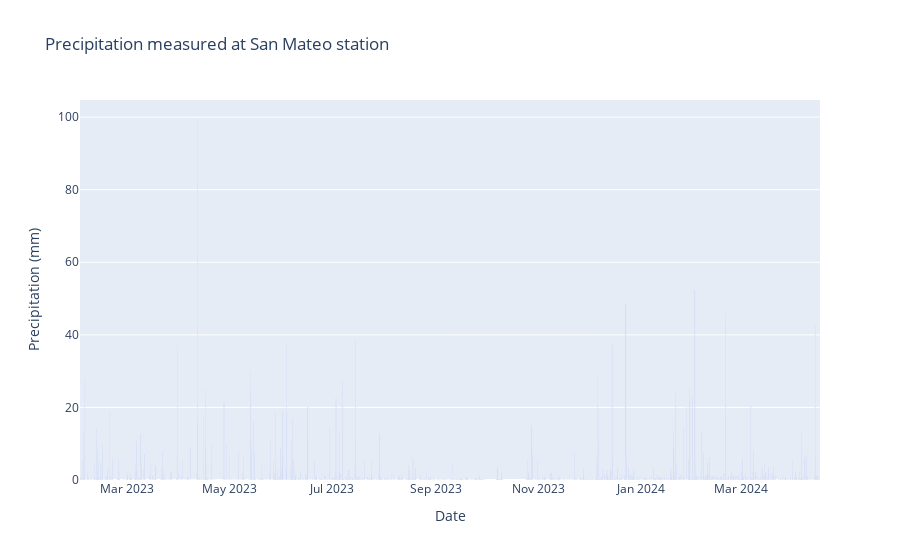

Notebook code for this chart:
### Code cell
from plotly.graph_objs import Bar

# Create the trace for the bar graph
trace3 = Bar(
    x=df_esm_3h.index,
    y=df_esm_3h['precip_acumu_sm'],  # Assuming the column is the data to plot
    name='Precipitation',  # Specify a name for the trace
)

# Define the layout
layout = {
    "title": "Precipitation measured at San Mateo station",
    "xaxis": {"title": "Date", "type": 'date'},
    "yaxis": {"title": "Precipitation (mm)"}
}

# Create the plot with the trace
fig = Figure(data=[trace3], layout=layout)
fig.show()

### Figure 1 — Plotly figure (JSON) as saved in the notebook; plotly's stock layout.template omitted (floating-point values rounded to 4 significant figures; data arrays with more than 128 entries replaced by an {"elided": "..."} marker saying what was removed)
{"data": [{"name": "Precipitation", "type": "bar", "x": {"elided": "3528 str values"}, "y": {"elided": "3528 float values"}}], "layout": {"title": {"text": "Precipitation measured at San Mateo station"}, "xaxis": {"title": {"text": "Date"}, "type": "date"}, "yaxis": {"title": {"text": "Precipitation (mm)"}}}}
